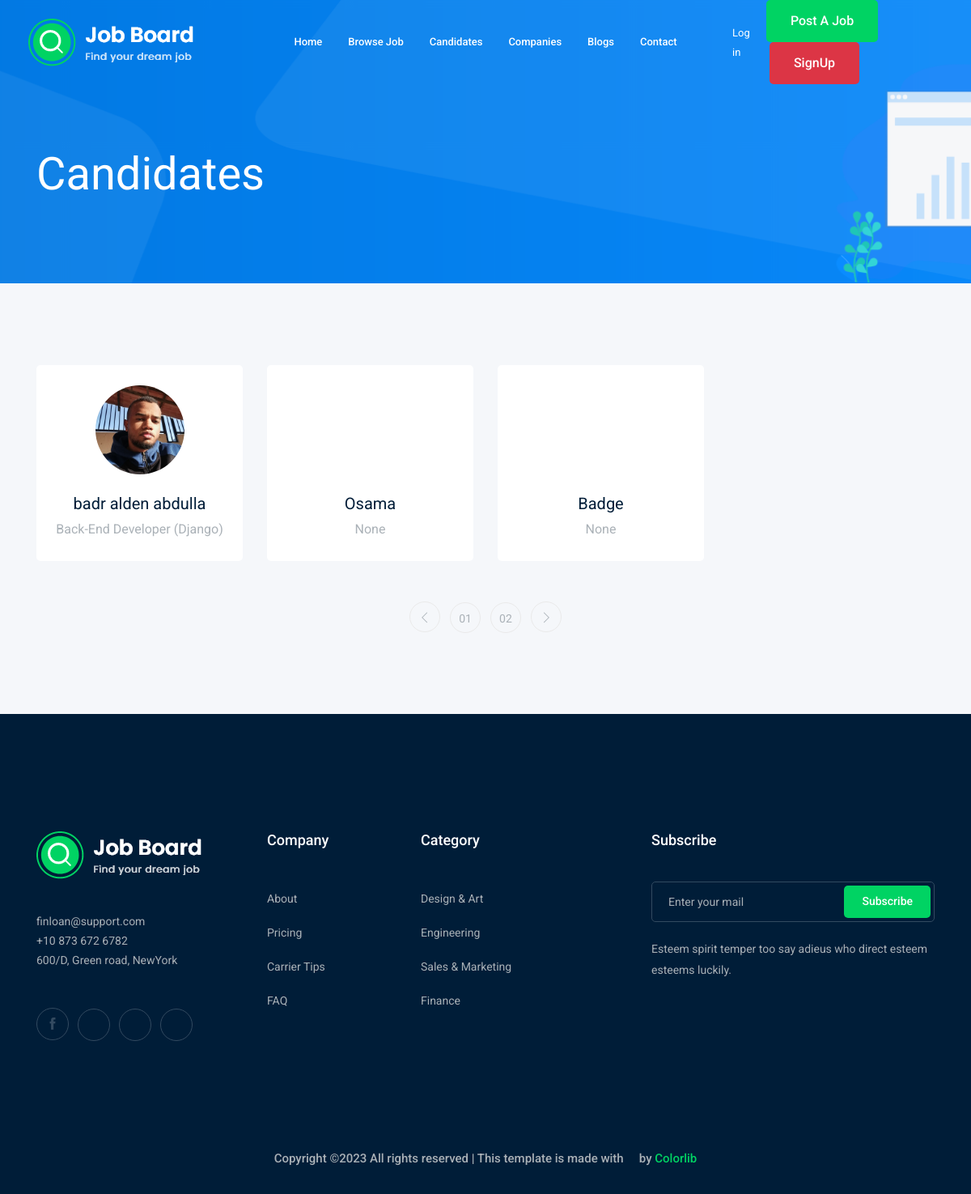
The app's page /accounts/candidates/ with its own data.
### accounts/models.py (models this page shows)
class Profile(models.Model):
    user=models.OneToOneField(User,on_delete=models.CASCADE)
    country=CountryField(null=True,blank=True)
    city= models.CharField(max_length=50, blank=True, null=True)
    phone_number=models.CharField(max_length=15,null=True,blank=True)
    image=models.ImageField(upload_to=upload_pics,null=True,blank=True)
    profession=  models.CharField(max_length=50, blank=True, null=True)
    cv_file= models.FileField(blank=True, null=True)
    WebsiteUrl=models.URLField(null=True,blank=True)
    GithubUrl=models.URLField(null=True,blank=True)
    TwitterUrl=models.URLField(null=True,blank=True)
    LinkeInUrl=models.URLField(null=True,blank=True)
    FacebookUrl=models.URLField(null=True,blank=True)
    def __str__(self) :
        if self.user.first_name =='' or self.user.first_name == None:
            return self.user.username
        return self.user.first_name + " "+ self.user.last_name

### accounts/views.py (the view)
# urls.py: path('candidates/',views.candidates,name='candidates'),
def candidates(request):
    profiles=Profile.objects.all()
    return render(request,'accounts/candidates.html',{"profiles":profiles})

### templates/accounts/candidates.html
{% extends 'base.html' %}
{% block content %}
    <div class="bradcam_area bradcam_bg_1">
        <div class="container">
            <div class="row">
                <div class="col-xl-12">
                    <div class="bradcam_text">
                        <h3>Candidates</h3>
                    </div>
                </div>
            </div>
        </div>
    </div>
    <div class="featured_candidates_area candidate_page_padding">
        <div class="container">
            <div class="row">
                {% for profile in profiles  %}
                <div class="col-md-6 col-lg-3">
                    <div class="single_candidates text-center">
                        <div class="thumb">
                            <img src="{% if profile.image %}{{profile.image.url}}{% else %}#{% endif %}" alt="">
                        </div>
                        <a href="{% url 'accounts:candidate' profile.id %}"><h4>{{profile}}</h4></a>
                        <p>{{profile.profession}}</p>
                    </div>
                </div>
                {% endfor %}
            </div>
            <div class="row">
                <div class="col-lg-12">
                    <div class="pagination_wrap">
                        <ul>
                            <li><a href="#"> <i class="ti-angle-left"></i> </a></li>
                            <li><a href="#"><span>01</span></a></li>
                            <li><a href="#"><span>02</span></a></li>
                            <li><a href="#"> <i class="ti-angle-right"></i> </a></li>
                        </ul>
                    </div>
                </div>
            </div>
        </div>
    </div>
{% endblock content %}

### records on screen
Profile: image (picture), user.last_name "badr alden abdulla", profession "Back-End Developer (Django)"
Profile: user.username "Osama", profession "None"
Profile: user.username "Badge", profession "None"
